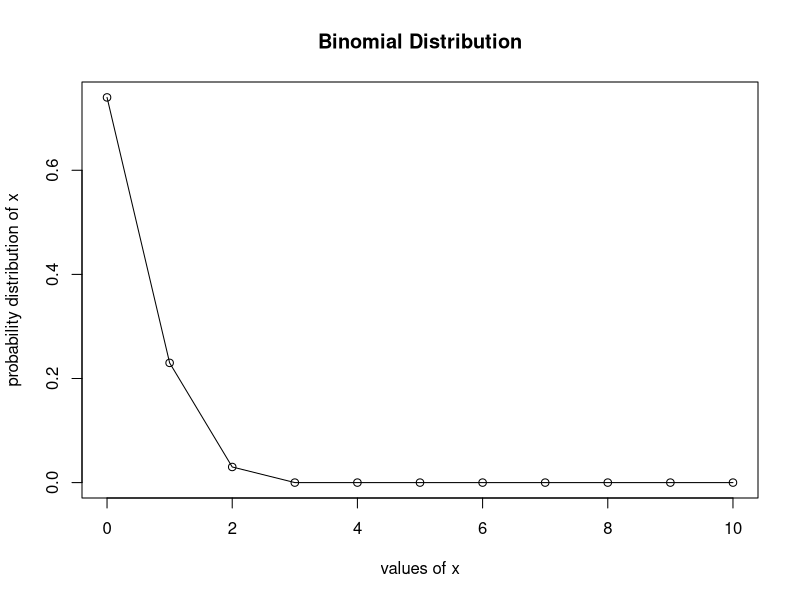
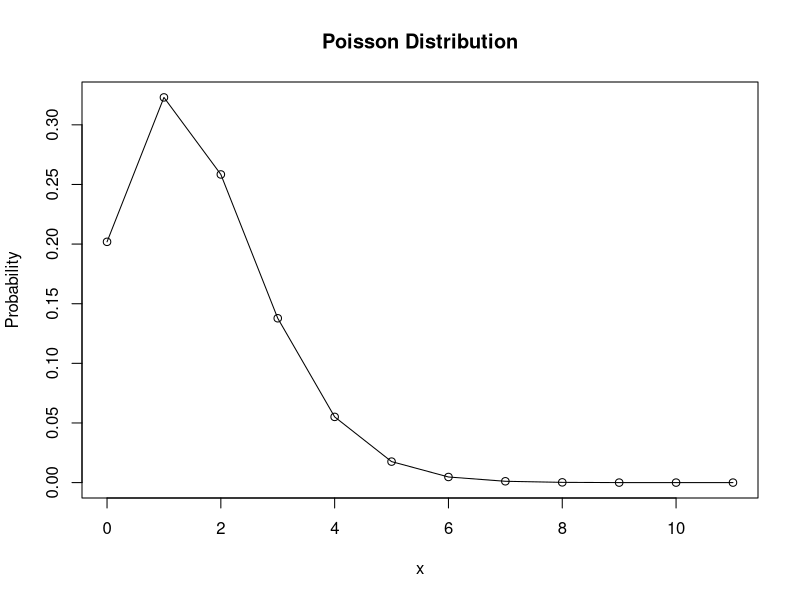

Source code (R) for these figures, in order:
#Binomial Distribution

n = 10
p=0.03
q=1-p
prob_3 = dbinom(x=3,n,p)
round(prob_3)

prob_morethan_3 = 1- pbinom(3,n,p)
round(prob_morethan_3)

x = seq(0,10)
px = round(dbinom(x,n,p),2)
data.frame(x,px)
plot(x, px, type = "o", xlab = "values of x", ylab = "probability distribution of x", main = "Binomial Distribution")

#poisson distribution
lambda = 1.6
prob_exactly_three = dpois(3,lambda)
prob_exactly_three
prob_three_or_fewer = ppois(3,lambda)
prob_three_or_fewer
prob_atleast_three = 1-ppois(3,3.2)
prob_atleast_three
x=seq(0,11)
prob = round(dpois(x,1.6),4)
plot(x, prob, type = "o", xlab = "x", ylab = "Probability", main = "Poisson Distribution")
